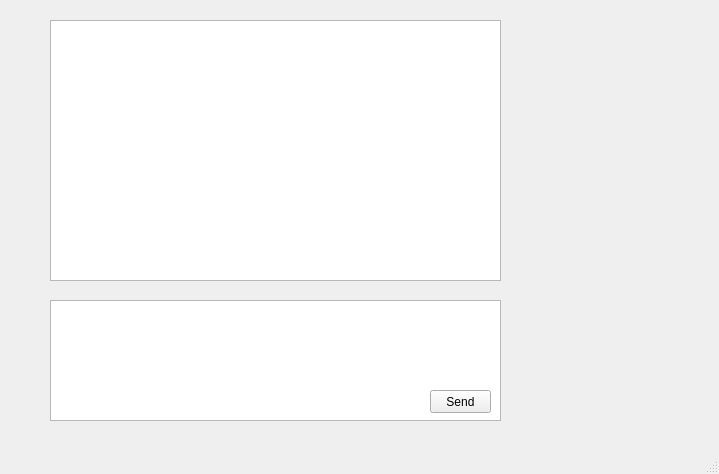
<?xml version="1.0" encoding="UTF-8"?>
<ui version="4.0">
 <class>MainWindow</class>
 <widget class="QMainWindow" name="MainWindow">
  <property name="geometry">
   <rect>
    <x>0</x>
    <y>0</y>
    <width>719</width>
    <height>474</height>
   </rect>
  </property>
  <property name="windowTitle">
   <string>MainWindow</string>
  </property>
  <widget class="QWidget" name="centralwidget">
   <widget class="QPushButton" name="pushButton">
    <property name="geometry">
     <rect>
      <x>430</x>
      <y>390</y>
      <width>61</width>
      <height>23</height>
     </rect>
    </property>
    <property name="text">
     <string>Send</string>
    </property>
   </widget>
   <widget class="QTextEdit" name="textEdit">
    <property name="geometry">
     <rect>
      <x>50</x>
      <y>300</y>
      <width>451</width>
      <height>121</height>
     </rect>
    </property>
   </widget>
   <widget class="QTextBrowser" name="textBrowser">
    <property name="geometry">
     <rect>
      <x>50</x>
      <y>20</y>
      <width>451</width>
      <height>261</height>
     </rect>
    </property>
   </widget>
   <zorder>textEdit</zorder>
   <zorder>pushButton</zorder>
   <zorder>textBrowser</zorder>
  </widget>
  <widget class="QMenuBar" name="menubar">
   <property name="geometry">
    <rect>
     <x>0</x>
     <y>0</y>
     <width>719</width>
     <height>23</height>
    </rect>
   </property>
  </widget>
  <widget class="QStatusBar" name="statusbar"/>
 </widget>
 <resources/>
 <connections/>
</ui>
